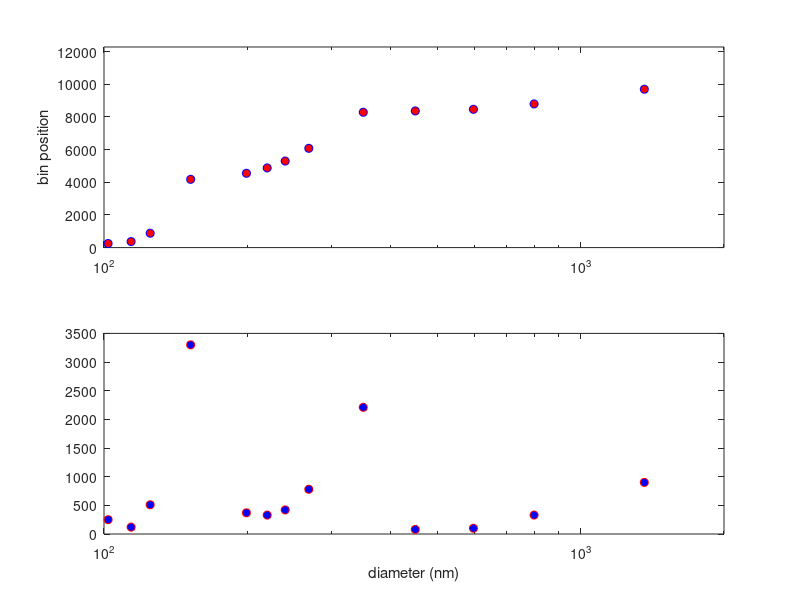

Write MATLAB code to recreate this figure.
% PCASP bin threshold cals
% Okay, learning quite a bit.
% 
% From a plot of the actual PSL diameters versus their bin locations (as measured), we find a remarkable 
% similarity to the default supplied chan.def file, including the spacing of the points (apparently on
% a log-spaced interval) and the relative allotment of the number of bins per gain region.
% This would seem to provide a near optimal distribution of bins assuming that log-spacing is desired.
% 
% But this configuration, while near-optimal for measurement provides 
% too coarse a spacing for calibrating the lowest gain range.


%The fields below (d, bin_pos) were copied from the pcasp_mie.m file.

%Also, it is clear that we get a near linear response of each gain region
%with respect to the square of the particle diameter, as expected.
% To see this most clearly, one must account for the bin threshold A/D
% shift and then plot the adjusted bin position squared, or subtract the 
% corresponding baseline diameter pertaining to the gain region and the
% plot the square root of this baseline adjusted diameter versus bin
% position. 
d = 1e-3*[102, 114, 125, 152, 199, 220, 240, 269, 350, 450, 596, 799, 1361, 2013]';
% fix cross section units to cm^2
bnl = 1e12*[1.98e-16, 3.71e-16, 6.55e-16, 2.15e-15, 9.94e-15, 1.74e-14, 2.69e-14, 4.6e-14, ...
1.64e-13, 3.26e-13, 5.79e-13, 9.88e-13, 1.93e-12, 2.57e-12]';
bin_pos = [250,  370, 880, 4180, 4550, 4880, 5300, 6080, 8290, 8370, 8470, ...
    8800, 9700, 9875]';


figure; ax(1) = subplot(2,1,1); pl = semilogx(d*1000, bin_pos, 'bo');ylim([0,3*4096]); ylabel('bin position')
set(pl,'markerfacecolor','r');
ax(2) = subplot(2,1,2); pl = semilogx(1000*d, [bin_pos(1); diff(bin_pos)], 'ro');linkaxes(ax,'x'); xlim([100,2000]);ylim('auto');xlabel('diameter (nm)');
set(pl,'markerfacecolor','b');